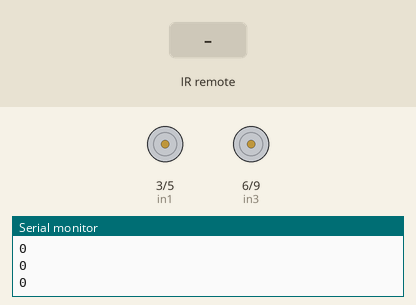
Recording of a sketch running on a simulated Arduino Uno, built with avr-gcc and run on an emulated ATmega328P. On the bench: motor-driver pin pairs drawn as motors (green arrow = first pin HIGH = forward, orange = second pin HIGH = backward, longer = more drive), the last lines printed to the serial monitor. The inputs (shaded band) are chosen by the test bench.

Above: at 1.2 s.
1.3 s: infrared code 0xC90 received
At 1.55 s:
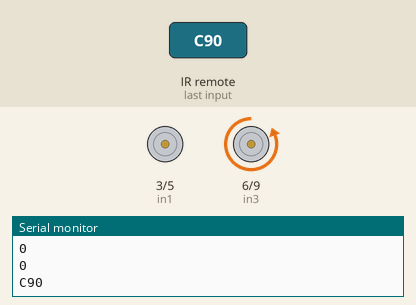
3.3 s: infrared code 0x890 received
At 3.55 s:
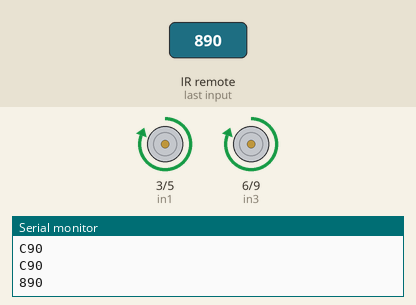
5.3 s: infrared code 0x490 received
At 5.55 s:
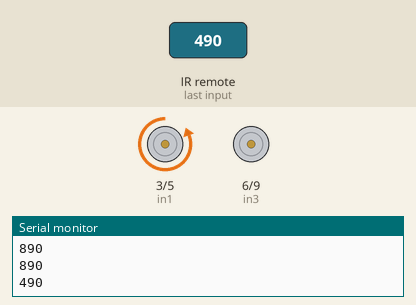
Timing chart, 0 to 8.3 s (numbered marks = the images above; inputs shaded):
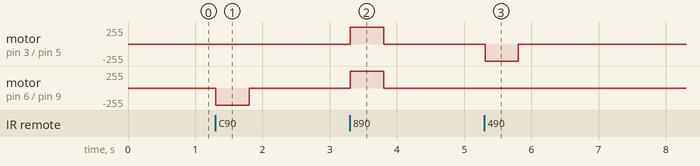

Measured:
- after the input at 1.3 s, motor on pin 6 (in3) / pin 9 (in4): stopped → backward 255/255 at once, → stopped 0.50 s later
- after the input at 3.3 s, motor on pin 3 (in1) / pin 5 (in2), motor on pin 6 (in3) / pin 9 (in4): stopped → forward 255/255 at once, → stopped 0.50 s later
- after the input at 5.3 s, motor on pin 3 (in1) / pin 5 (in2): stopped → backward 255/255 at once, → stopped 0.50 s later

The sketch:

car2.ino
```cpp
#include<IRremote.h>
const int RemotePin=8;
IRrecv irrecv(RemotePin);
decode_results results;
int in1=3;
int in2=5;
int in3=6;
int in4=9;
unsigned long lastPressTime = 0; // Store the time of the last button press
const unsigned long timeout = 500; // Timeout period in milliseconds (adjust as needed)

void setup() {
  Serial.begin(9600);
  irrecv.enableIRIn();
  pinMode(in1, OUTPUT);
  pinMode(in2, OUTPUT);
  pinMode(in3, OUTPUT);
  pinMode(in4, OUTPUT);

}
//use a seperate program to read in the ir bluetooth codes for forward, back right etc and adjust accordingly
void loop() {
  if (irrecv.decode(&results)) {
    lastPressTime = millis(); // Update the last press time
    if (results.value == 0x90) { // Press UP Button, adjust the hex code if needed
      Forward();
    } else if (results.value == 0x890) { // Press Down Button, adjust the hex code if needed
      Backward();
    } else if (results.value == 0xC90) { // Press Left Button, adjust the hex code if needed
      Left();
    } else if (results.value == 0x490) { // Press Right Button, adjust the hex code if needed
      Right();
    } else if (results.value == 0x290) { // Stop, adjust the hex code if needed
      Stop();
    }
    irrecv.resume();
  }

  // Check if the timeout period has elapsed without a button press
  if (millis() - lastPressTime > timeout) {
    Stop();
  }
}

void Backward()
  {
  Serial.println(results.value, HEX);
  digitalWrite(in1,HIGH);
  digitalWrite(in2,LOW);
  digitalWrite(in3,HIGH);
  digitalWrite(in4,LOW);

  }
 void Forward()
  {
  Serial.println(results.value, HEX);
  digitalWrite(in1,LOW);
  digitalWrite(in2,HIGH);
  digitalWrite(in3,LOW);
  digitalWrite(in4,HIGH);

  }
 void Stop()
  {
  Serial.println(results.value, HEX);
  digitalWrite(in1,LOW);
  digitalWrite(in2,LOW);
  digitalWrite(in3,LOW);
  digitalWrite(in4,LOW);
  }
  int Left()
    {
    Serial.println(results.value, HEX);
    digitalWrite(in1,LOW);
    digitalWrite(in2,LOW);
    digitalWrite(in3,LOW);
    digitalWrite(in4,HIGH);

    }
  int Right()
    {
    Serial.println(results.value, HEX);
    digitalWrite(in1,LOW);
    digitalWrite(in2,HIGH);
    digitalWrite(in3,LOW);
    digitalWrite(in4,LOW);

    }
```
